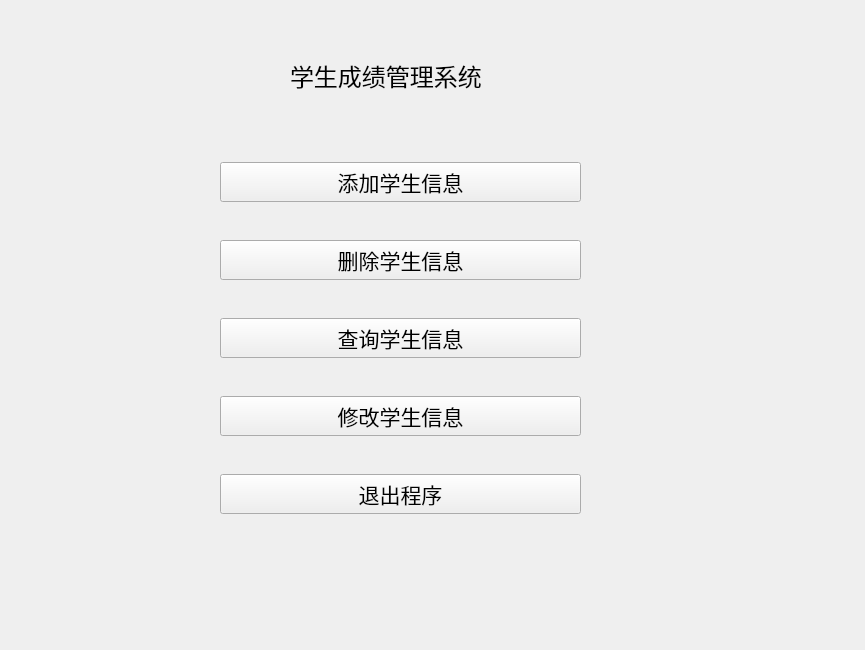
<?xml version="1.0" encoding="UTF-8"?>
<ui version="4.0">
 <class>Form_main</class>
 <widget class="QWidget" name="Form_main">
  <property name="geometry">
   <rect>
    <x>0</x>
    <y>0</y>
    <width>865</width>
    <height>650</height>
   </rect>
  </property>
  <property name="windowTitle">
   <string>学生信息管理系统</string>
  </property>
  <widget class="QWidget" name="verticalLayoutWidget">
   <property name="geometry">
    <rect>
     <x>220</x>
     <y>130</y>
     <width>361</width>
     <height>421</height>
    </rect>
   </property>
   <layout class="QVBoxLayout" name="verticalLayout">
    <item>
     <widget class="QPushButton" name="pushButton">
      <property name="font">
       <font>
        <family>Arial</family>
        <pointsize>16</pointsize>
       </font>
      </property>
      <property name="text">
       <string>添加学生信息</string>
      </property>
     </widget>
    </item>
    <item>
     <widget class="QPushButton" name="pushButton_1">
      <property name="font">
       <font>
        <family>Arial</family>
        <pointsize>16</pointsize>
       </font>
      </property>
      <property name="text">
       <string>删除学生信息</string>
      </property>
     </widget>
    </item>
    <item>
     <widget class="QPushButton" name="pushButton_2">
      <property name="font">
       <font>
        <family>Arial</family>
        <pointsize>16</pointsize>
       </font>
      </property>
      <property name="text">
       <string>查询学生信息</string>
      </property>
     </widget>
    </item>
    <item>
     <widget class="QPushButton" name="pushButton_3">
      <property name="font">
       <font>
        <family>Arial</family>
        <pointsize>16</pointsize>
       </font>
      </property>
      <property name="text">
       <string>修改学生信息</string>
      </property>
     </widget>
    </item>
    <item>
     <widget class="QPushButton" name="pushButton_4">
      <property name="font">
       <font>
        <family>Arial</family>
        <pointsize>16</pointsize>
       </font>
      </property>
      <property name="text">
       <string>退出程序</string>
      </property>
     </widget>
    </item>
   </layout>
  </widget>
  <widget class="QLabel" name="label">
   <property name="geometry">
    <rect>
     <x>290</x>
     <y>60</y>
     <width>251</width>
     <height>31</height>
    </rect>
   </property>
   <property name="font">
    <font>
     <family>Arial</family>
     <pointsize>18</pointsize>
    </font>
   </property>
   <property name="text">
    <string>学生成绩管理系统</string>
   </property>
  </widget>
 </widget>
 <resources/>
 <connections/>
</ui>
